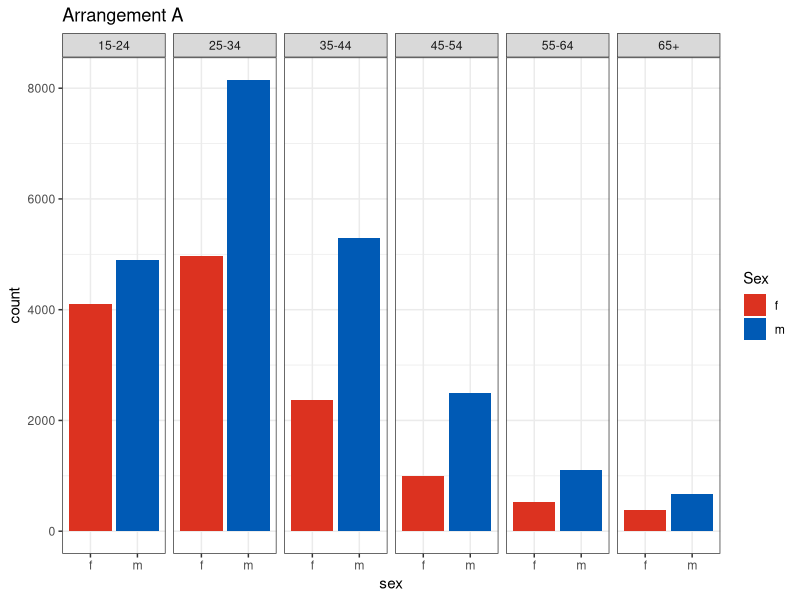
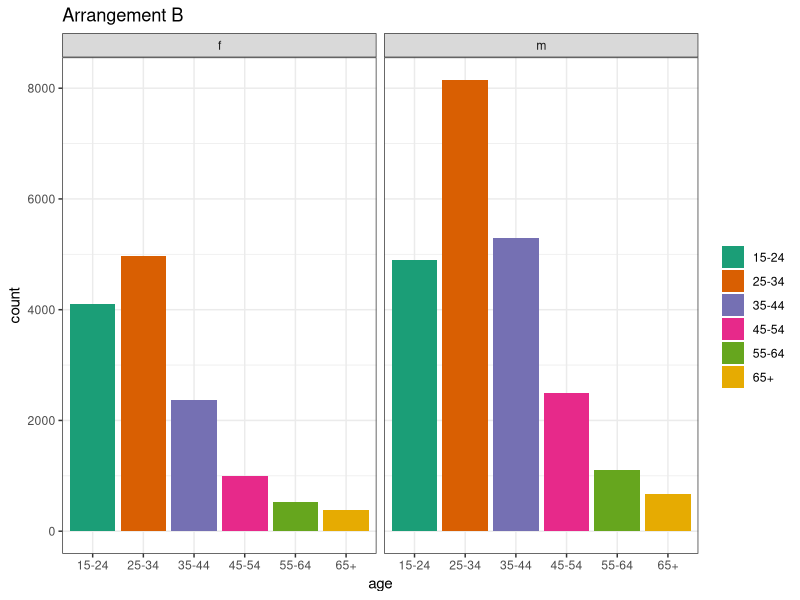
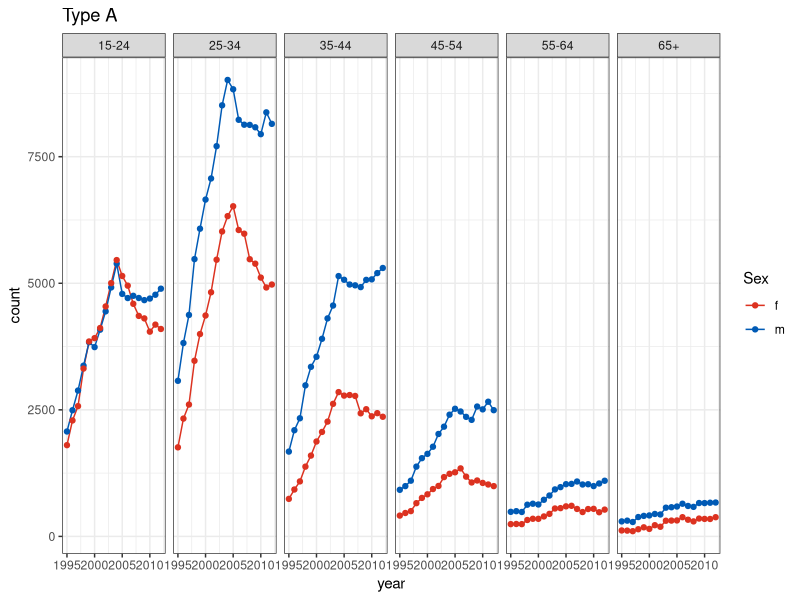
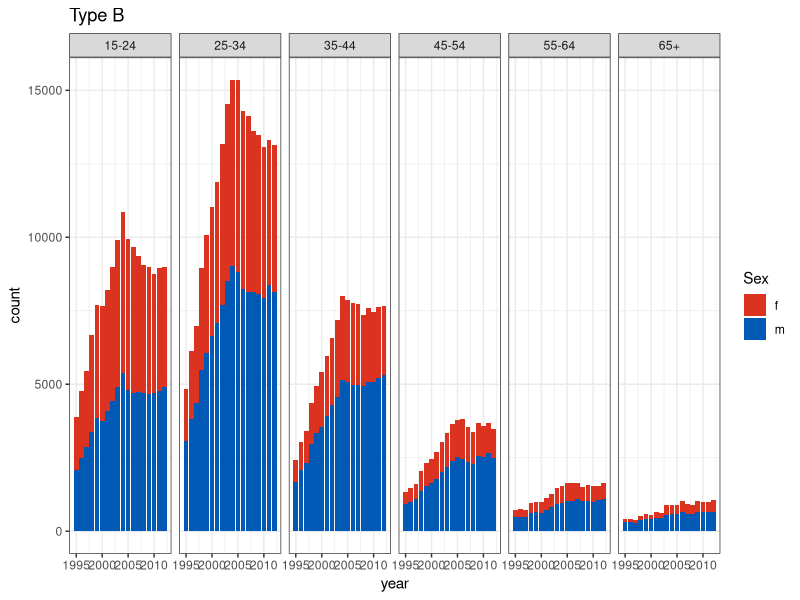
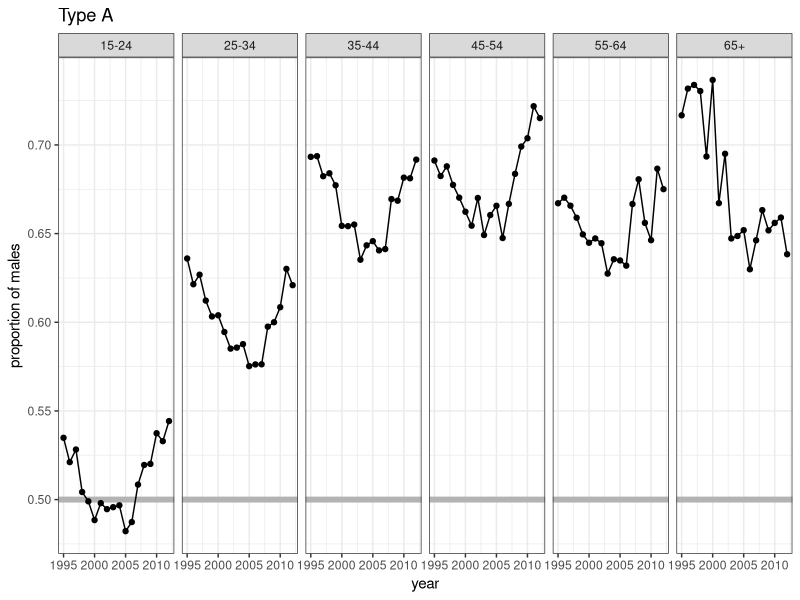
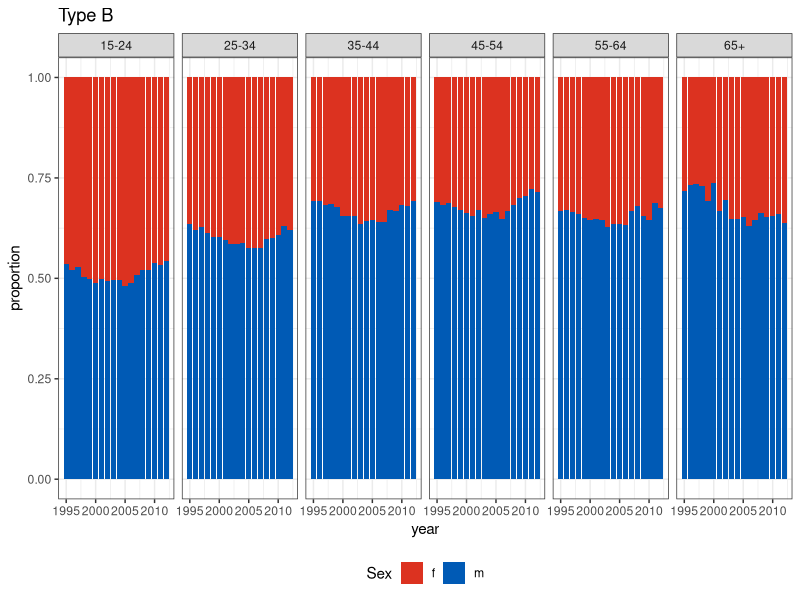
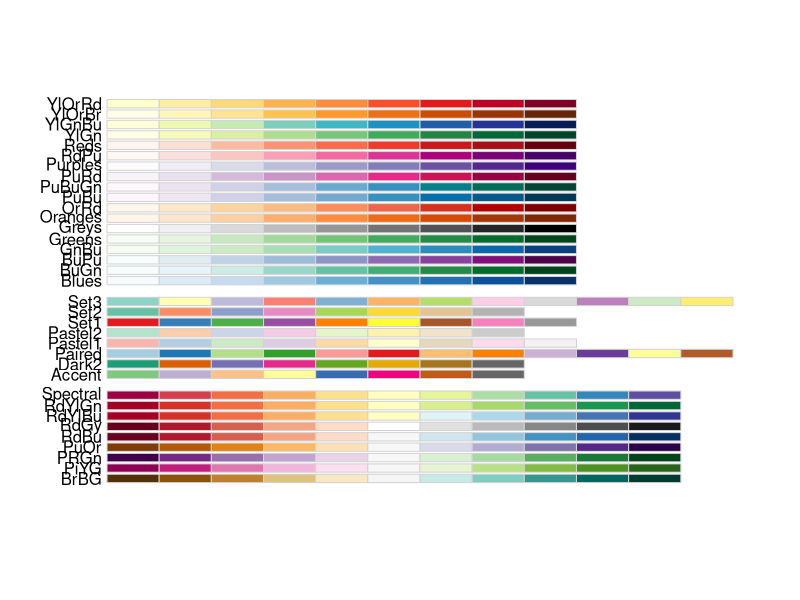
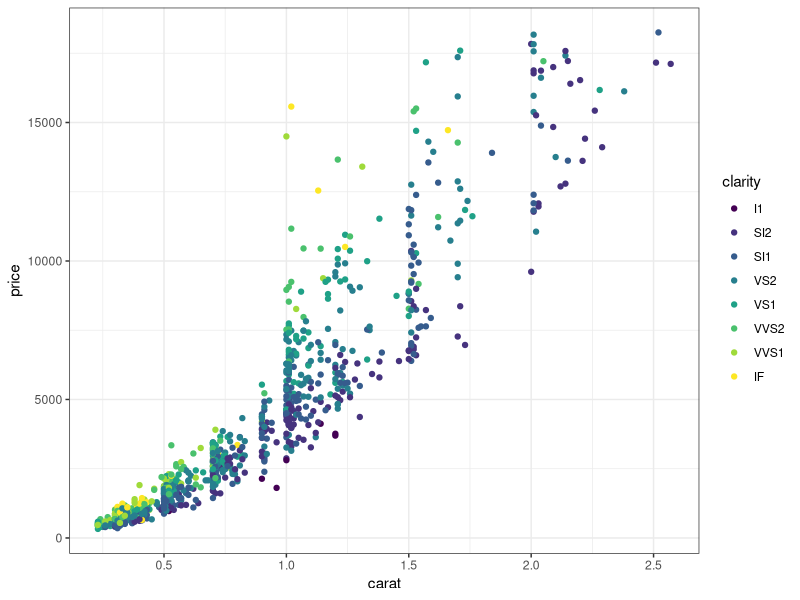

Here is the R script that generated these plots, in order:
## -----------------------------------------------------------------------------
#| echo: false
#| message: false
#| warning: false
# source(here::here("knitr-setup.R"))
# source(here::here("libraries.R"))
library(readr)
library(here)
library(dplyr)
library(tidyr)
library(stringr)
library(ggplot2)
library(dichromat)
library(scales)
library(RColorBrewer)
theme_set(theme_bw())

data(diamonds, package="ggplot2")
diamonds <- diamonds |>
  mutate(clarity = factor(clarity, levels = c("I1", "SI2", "SI1", "VS2", "VS1", "VVS2", "VVS1", "IF"), ordered = T))


## -----------------------------------------------------------------------------
#| label: read TB data and wrangle and subset to USA
#| echo: false
tb <- read_csv(here::here("data/TB_notifications_2025-07-22.csv")) |> 
  dplyr::select(country, iso3, year, new_sp_m04:new_sp_fu) |>
  pivot_longer(cols=new_sp_m04:new_sp_fu, names_to="sexage", values_to="count") |>
  mutate(sexage = str_replace(sexage, "new_sp_", "")) |>
  mutate(sex=substr(sexage, 1, 1), 
         age=substr(sexage, 2, length(sexage))) |>
  dplyr::select(-sexage)

# Filter years between 1997 and 2012 due to missings
tb_kn <- tb |> 
  filter(country == "Kenya") |>
  filter(!(age %in% c("04", "014", "514", "u"))) |>
  filter(!is.na(count)) |>
  mutate(age = str_replace(age, "(\\d{2})(\\d{2})", "\\1-\\2") |>
           str_replace("65", "65+"))


## -----------------------------------------------------------------------------
tb_kn |> 
  filter(year == 2012) |> 
  dplyr::select(sex, age, count) |>
  head()


## -----------------------------------------------------------------------------
#| label: focus on one year gender side-by-side bars of males females
#| echo: false
#| fig-height: 3
tb_kn |> filter(year == 2012) |>
  ggplot(aes(x=sex, y=count, fill=sex)) +
  geom_bar(stat="identity", position="dodge") + 
  facet_wrap(~age, ncol=6) +
  scale_fill_manual("Sex", values = c("#DC3220", "#005AB5")) +
  ggtitle("Arrangement A")


## -----------------------------------------------------------------------------
#| label: focus on one year age side-by-side bars of age group
#| echo: false
#| fig-height: 3
tb_kn |> filter(year == 2012) |>
  ggplot(aes(x=age, y=count, fill=age)) +
  geom_bar(stat="identity", position="dodge") + 
  facet_wrap(~sex, ncol=6) +
  scale_fill_brewer("", palette="Dark2") +
  ggtitle("Arrangement B")


## -----------------------------------------------------------------------------
#| echo: false
#| ref-label: focus on one year gender side-by-side bars of males females
#| fig-height: 3


## -----------------------------------------------------------------------------
#| echo: false
#| ref-label: focus on one year age side-by-side bars of age group
#| fig-height: 3


## -----------------------------------------------------------------------------
tb_kn |> select(year, sex, age, count) |> head(10)


## -----------------------------------------------------------------------------
#| label: use a line plot instead of bar
#| echo: false
#| fig-height: 3
ggplot(tb_kn, aes(x=year, y=count, colour=sex)) +
  geom_line() + geom_point() +
  facet_wrap(~age, ncol=6) +
  scale_color_manual(
    "Sex", 
    values = c("#DC3220", "#005AB5")) +
  ggtitle("Type A")


## -----------------------------------------------------------------------------
#| label: colour and axes fixes
#| echo: false
#| fig-height: 3
# This uses a color blind friendly scale
ggplot(tb_kn, aes(x=year, y=count, fill=sex)) +
  geom_bar(stat="identity") + 
  facet_wrap(~age, ncol=6) +
  scale_fill_manual("Sex", values = c("#DC3220", "#005AB5")) +
  ggtitle("Type B")




## -----------------------------------------------------------------------------
#| echo: false
#| ref-label: use a line plot instead of bar
#| fig-height: 3


## -----------------------------------------------------------------------------
#| echo: false
#| ref-label: colour and axes fixes
#| fig-height: 3






## -----------------------------------------------------------------------------
#| label: use a line plot for proportions
#| echo: false
#| fig-height: 3
tb_kn |> group_by(year, age) |> 
  summarise(p = count[sex=="m"]/sum(count)) |>
  ggplot(aes(x=year, y=p)) +
  geom_hline(yintercept = 0.50, colour="grey70", size=2) +
  geom_line() + geom_point() +
  facet_wrap(~age, ncol=6) +
  ylab("proportion of males") +
  ggtitle("Type A")


## -----------------------------------------------------------------------------
#| label: compare proportions of males females
#| echo: false
#| fig-height: 4
# Fill the bars, note the small change to the code
ggplot(tb_kn, aes(x=year, y=count, fill=sex)) +
  geom_bar(stat="identity", position="fill") + 
  facet_wrap(~age, ncol=6) +
  scale_fill_manual("Sex", values = c("#DC3220", "#005AB5")) + ylab("proportion") +
  ggtitle("Type B") + theme(legend.position = "bottom")




## -----------------------------------------------------------------------------
#| label: show different types of color palettes
#| echo: true
#| fig-height: 7
#| fig-width: 12
#| fig-show: hide
display.brewer.all()


## -----------------------------------------------------------------------------
#| ref-label: show different types of color palettes
#| fig-height: 7
#| fig-width: 12


## -----------------------------------------------------------------------------
#| label: mapping numbers to rainbow sequential scale
#| echo: true
#| fig-width: 7
#| fig-height: 4
dsamp <- diamonds |>
  sample_n(1000)
(d <- ggplot(
  dsamp, aes(carat, price)) +
  geom_point(aes(
    colour = clarity)))


## -----------------------------------------------------------------------------
#| label: mapping numbers to sequential scale
#| echo: true
#| fig-width: 7
#| fig-height: 4
d + scale_colour_brewer(direction = -1)


## -----------------------------------------------------------------------------
#| label: mapping numbers to diverging scale
#| echo: true
#| fig-width: 7
#| fig-height: 4
#| out-width: 60%
d + scale_colour_brewer(palette="PRGn")


## -----------------------------------------------------------------------------
#| label: mapping numbers to qualitative palette
#| echo: true
#| fig-width: 7
#| fig-height: 4
#| out-width: 60%
d + scale_colour_brewer(palette="Set1")




## -----------------------------------------------------------------------------
#| label: using the dichromat package to check color blind appearance
#| echo: true
#| eval: false
# clrs <- hue_pal()(9)
# d + theme(legend.position = "none")
# 
# clrs <- dichromat(hue_pal()(9))
# d +
#   scale_colour_manual("", values=clrs) +
#   theme(legend.position = "none")


## -----------------------------------------------------------------------------
#| label: show the default colour scheme
#| echo: false
#| fig-width: 4
#| fig-height: 4
#| out-width: 100%
clrs <- hue_pal()(9)
p1 <- d + theme(legend.position = "none") + scale_color_discrete()
p1


## -----------------------------------------------------------------------------
#| label: show the dichromat adjusted colors
#| echo: false
#| fig-width: 4
#| fig-height: 4
#| out-width: 100%
clrs <- dichromat(hue_pal()(9))
p2 <- d + scale_color_manual("", values=clrs) + theme(legend.position = "none")

p2


## -----------------------------------------------------------------------------
#| label: is shape preattentive
#| echo: false
#| fig-width: 4
#| fig-height: 4
set.seed(20190715)
df <- data.frame(x=runif(100), y=runif(100), cl=sample(c(rep("A", 1), rep("B", 99))))
ggplot(data=df, aes(x, y, shape=cl)) + theme_bw() + 
  geom_point(size=3) +
  theme(legend.position="None", aspect.ratio=1, axis.text = element_blank(), axis.ticks=element_blank(), axis.title = element_blank()) 


## -----------------------------------------------------------------------------
#| label: is color preattentive
#| echo: false
#| fig-width: 4
#| fig-height: 4
ggplot(data=df, aes(x, y, colour=cl)) + 
  geom_point(size=3) +
  theme_bw() + 
  scale_colour_brewer(palette="Set1") +
  theme(legend.position="None", aspect.ratio=1, axis.text = element_blank(), axis.ticks=element_blank(), axis.title = element_blank()) 


## -----------------------------------------------------------------------------
#| label: a line plot on sex
#| echo: false
#| fig-height: 3
#| fig-width: 8
ggplot(tb_kn, aes(x=year, y=count, colour=sex)) +
  geom_line() + geom_point() +
  facet_wrap(~age, ncol=6) +
  scale_color_manual("Sex", values = c("#DC3220", "#005AB5"))  +
  ggtitle("Arrangement A")


## -----------------------------------------------------------------------------
#| label: a line plot on age
#| echo: false
#| fig-height: 3
#| fig-width: 8
ggplot(tb_kn, aes(x=year, y=count, colour=age)) +
  geom_line() + geom_point() +
  facet_wrap(~sex, ncol=6) +
  scale_colour_brewer("", palette="Dark2") +
  ggtitle("Arrangement B")


## -----------------------------------------------------------------------------
#| label: side-by-side bars of males females
#| echo: false
#| fig-height: 3
tb_kn |> filter(year == 2012) |>
  ggplot(aes(x=sex, y=count, fill=sex)) +
  geom_bar(stat="identity", position="dodge") + 
  facet_wrap(~age, ncol=6) +
  scale_fill_manual("Sex", values = c("#DC3220", "#005AB5"))  +
  ggtitle("Position - common scale ")


## -----------------------------------------------------------------------------
#| label: piecharts of males females
#| echo: false
#| fig-height: 3
tb_kn |> filter(year == 2012) |>
  ggplot(aes(x=1, y=count, fill=sex)) +
  geom_bar(stat="identity", position="fill") + 
  facet_wrap(~age, ncol=6) +
  scale_fill_manual("Sex", values = c("#DC3220", "#005AB5")) +
  ggtitle("Angle") + xlab("") + ylab("") +
  coord_polar(theta = "y")


## -----------------------------------------------------------------------------
#| label: side-by-side bars of age
#| echo: false
#| fig-height: 3
tb_kn |> filter(year == 2012) |>
  ggplot(aes(x=age, y=count, fill=age)) +
  geom_bar(stat="identity", position="dodge") + 
  facet_wrap(~sex, ncol=6) +
  scale_fill_brewer("", palette="Dark2") +
  ggtitle("Position - common scale ")


## -----------------------------------------------------------------------------
#| label: piecharts of age
#| echo: false
#| fig-height: 3
tb_kn |> filter(year == 2012) |>
  ggplot(aes(x=1, y=count, fill=age)) +
  geom_bar(stat="identity", position="fill") + 
  facet_wrap(~sex, ncol=6) +
  scale_fill_brewer("", palette="Dark2") +
  ggtitle("Angle") + xlab("") + ylab("") +
  coord_polar(theta = "y")


## -----------------------------------------------------------------------------
#| label: stacked bars of age
#| echo: false
#| fig-height: 3
tb_kn |> filter(year == 2012) |>
  ggplot(aes(x=1, y=count, fill=age)) +
  geom_bar(stat="identity", position="fill") + 
  facet_wrap(~sex, ncol=6) +
  scale_fill_brewer("", palette="Dark2") +
  ggtitle("Position - nonaligned") + xlab("") + ylab("")


## -----------------------------------------------------------------------------
#| label: facetting plots can result in change blindness
#| echo: true
#| out-width: 50%
#| fig-width: 6.5
#| fig-height: 3.5
ggplot(dsamp, aes(x=carat, y=price, colour = clarity)) +
  geom_point() +
  geom_smooth(se=FALSE) +
  scale_color_brewer(palette="Set1") +
  facet_wrap(~clarity, ncol=4)


## -----------------------------------------------------------------------------
#| label: averlaying makes comparisons easier
#| echo: true
#| out-width: 100%
#| fig-width: 7
#| fig-height: 4
ggplot(dsamp, aes(x=carat, y=price, 
                  colour = clarity)) +
  geom_point() +
  geom_smooth(se=FALSE) +
  scale_color_brewer(palette="Set1") 
